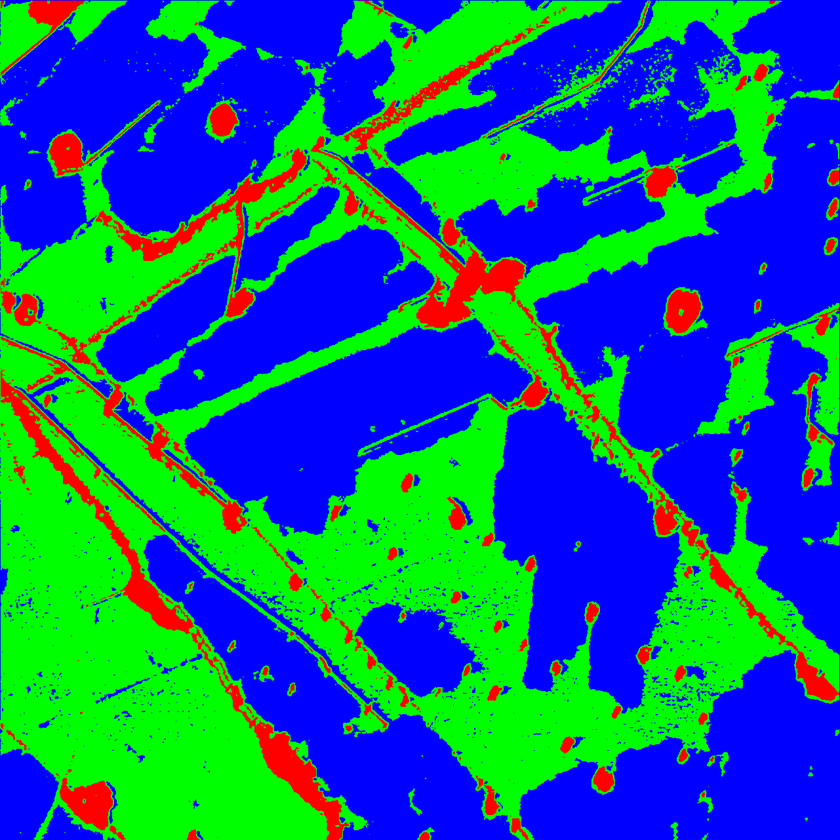
#> input picture abc1.png, 840 x 840 px, shrunk from 1281 x 1281 before the run
$ jupyter execute --allow-errors Update.ipynb
#> lines starting #> are read from the running program, lines starting #| are printed output that depends on the picture; after the words box and inside, x2 and y2 are one past the last pixel; in counts of white or black regions, pixels touching at a corner belong together
[cell 1]
import cv2
import numpy as np
import matplotlib.pyplot as plt

def process_image_pipeline(path, se_size=3):
    # read image (BGR) and convert to RGB
#> called with path = 'abc1.png', se_size = 3
    img_bgr = cv2.imread(path)
#> img_bgr is the input picture: shape (840, 840, 3); mean B, G, R 135.5, 103.6, 15.9
    if img_bgr is None:
        raise FileNotFoundError(f"Image not found: {path}")
    img = cv2.cvtColor(img_bgr, cv2.COLOR_BGR2RGB)

    # Step 1: create exact-red and exact-blue binary images
    R = img[..., 0]; G = img[..., 1]; B = img[..., 2]
    bin_red  = ((R == 255) & (G == 0)   & (B == 0)).astype(np.uint8) * 255
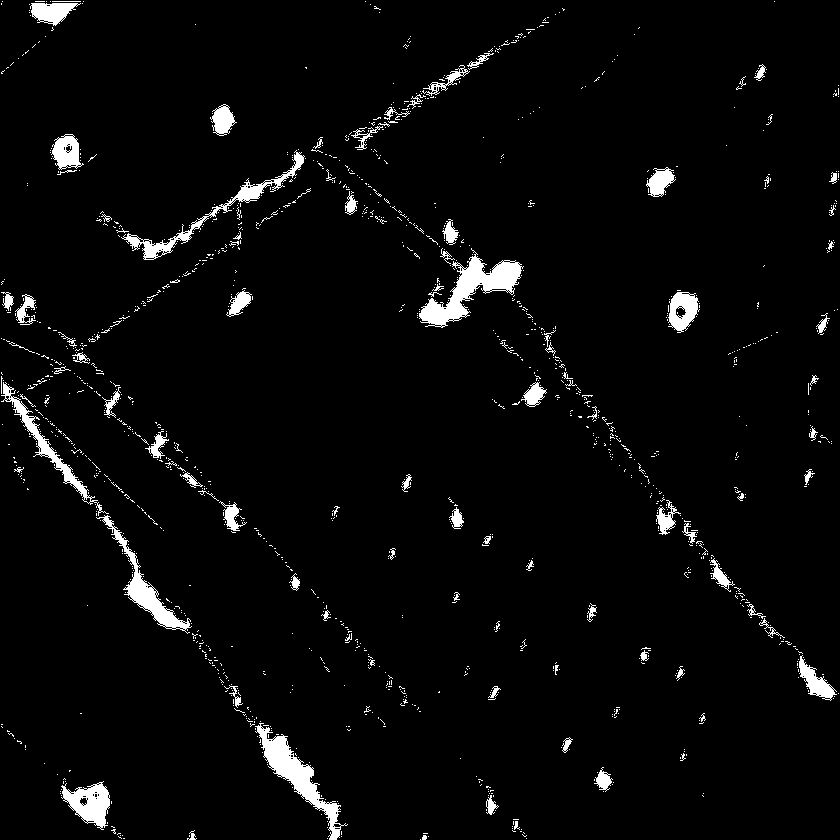
#> bin_red: shape (840, 840); 3.6% white; 1363 white regions (1270 under 20 px), largest, box (x1, y1, x2, y2) and area: (419, 248, 524, 328) 2715, (255, 723, 348, 840) 2355, (121, 150, 305, 260) 1671
    bin_blue = ((R == 0)   & (G == 0)   & (B == 255)).astype(np.uint8) * 255
#> bin_blue: shape (840, 840); 47.5% white; 1678 white regions (1632 under 20 px), largest, box (x1, y1, x2, y2) and area: (534, 0, 840, 654) 73787, (0, 0, 394, 250) 52599, (520, 653, 840, 840) 32933

    # show Step 1
    plt.figure(figsize=(10,4))
    plt.suptitle("Step 1 — Original and Exact-color Binary Images")
    plt.subplot(1,3,1); plt.imshow(img); plt.title("Original RGB"); plt.axis('off')
    plt.subplot(1,3,2); plt.imshow(bin_red, cmap='gray'); plt.title("Binary: Exact Red"); plt.axis('off')
    plt.subplot(1,3,3); plt.imshow(bin_blue, cmap='gray'); plt.title("Binary: Exact Blue"); plt.axis('off')
    plt.tight_layout(rect=[0,0,1,0.95])
    plt.show()

    # Step 2: morphological processing on both binary images using structuring element
    se = np.ones((se_size, se_size), dtype=np.uint8)
    # apply closing (dilation followed by erosion) to each binary image
    morph_red  = cv2.morphologyEx(bin_red,  cv2.MORPH_CLOSE, se)
#> morph_red: shape (840, 840); 4.7% white; 454 white regions (334 under 20 px), largest, box (x1, y1, x2, y2) and area: (0, 372, 192, 634) 3868, (417, 248, 524, 328) 3324, (255, 721, 348, 840) 2760
    morph_blue = cv2.morphologyEx(bin_blue, cv2.MORPH_CLOSE, se)
#> morph_blue: shape (840, 840); 50.5% white; 102 black regions (41 under 20 px), largest, box (x1, y1, x2, y2) and area: (0, 0, 840, 840) 321939, (697, 302, 840, 491) 9554, (0, 0, 128, 83) 4862

    # show Step 2
    plt.figure(figsize=(10,4))
    plt.suptitle("Step 2 — Morphological Processing (closing)")
    plt.subplot(2,2,1); plt.imshow(bin_red,  cmap='gray'); plt.title("Red Binary (input)"); plt.axis('off')
    plt.subplot(2,2,2); plt.imshow(morph_red, cmap='gray'); plt.title("Red Binary (morph)"); plt.axis('off')
    plt.subplot(2,2,3); plt.imshow(bin_blue,  cmap='gray'); plt.title("Blue Binary (input)"); plt.axis('off')
    plt.subplot(2,2,4); plt.imshow(morph_blue, cmap='gray'); plt.title("Blue Binary (morph)"); plt.axis('off')
    plt.tight_layout(rect=[0,0,1,0.95])
    plt.show()

    # Step 3: form one color image: R channel = morph_red, G channel = zeros, B channel = morph_blue
    H, W = morph_red.shape
#> H = 840; W = 840
    combined = np.zeros((H, W, 3), dtype=np.uint8)
    combined[..., 0] = morph_red    # R
    combined[..., 1] = 0            # G
    combined[..., 2] = morph_blue   # B

    # show Step 3
    plt.figure(figsize=(8,4))
    plt.suptitle("Step 3 — Combine Processed Binaries into Color Image")
    plt.subplot(1,2,1); plt.imshow(cv2.cvtColor(img, cv2.COLOR_RGB2GRAY), cmap='gray')
    plt.title("Original (grayscale)"); plt.axis('off')
    plt.subplot(1,2,2); plt.imshow(combined); plt.title("Combined (R=morph_red, B=morph_blue)"); plt.axis('off')
    plt.tight_layout(rect=[0,0,1,0.95])
    plt.show()

    return bin_red, bin_blue, morph_red, morph_blue, combined

# Example usage:
# bin_r, bin_b, morph_r, morph_b, combined = process_image_pipeline('input.png', se_size=3)

[cell 2]
bin_red, bin_blue, morph_red, morph_blue, combined = process_image_pipeline("abc1.png")

[cell 3]
prevT = bin_blue + bin_red
#> prevT: shape (840, 840); 51.1% white; 786 black regions (728 under 20 px), largest, box (x1, y1, x2, y2) and area: (0, 0, 840, 840) 314772, (693, 302, 840, 496) 10294, (0, 0, 128, 85) 4315

[cell 4]
bin_blue = np.array(bin_blue==0,dtype=np.uint8)

[cell 5]
import cv2
import numpy as np
import matplotlib.pyplot as plt

def rgb_to_hsi(image_path):
    # Read the image in RGB
#> called with image_path = '4d.jpg'
    img = cv2.imread(image_path)
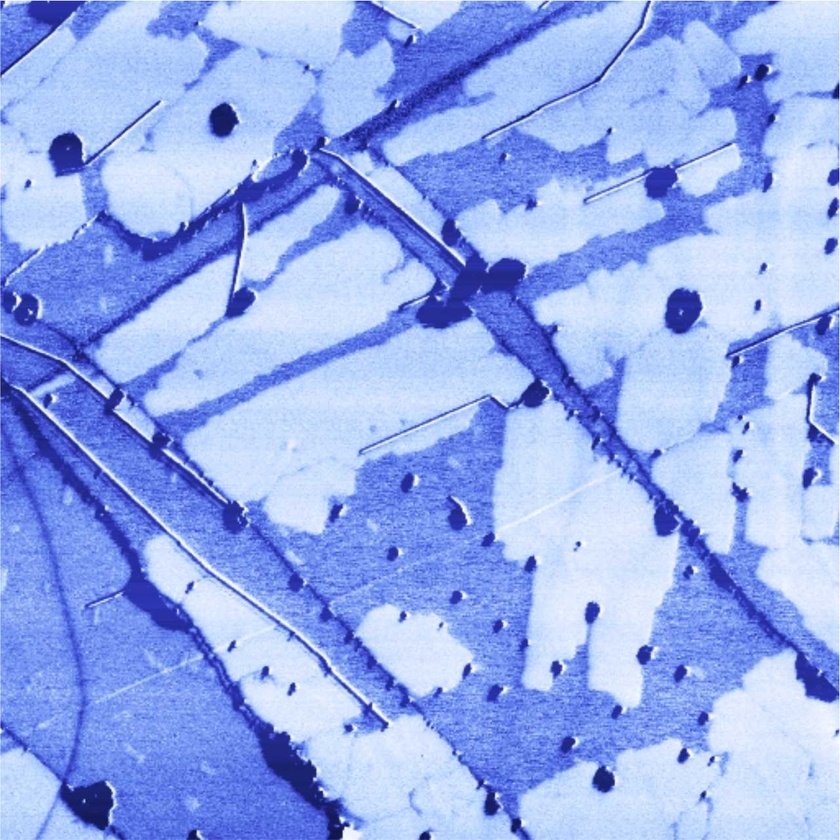
#> input picture 4d.jpg, 840 x 840 px, shrunk from 1281 x 1281 before the run
#> img is the input picture: shape (840, 840, 3); mean B, G, R 237, 171.4, 148.5
    img = cv2.cvtColor(img, cv2.COLOR_BGR2RGB)
    img = img.astype(np.float64) / 255.0  # Normalize to [0,1]

    R, G, B = img[:,:,0], img[:,:,1], img[:,:,2]

    # Intensity component
    I = (R + G + B) / 3.0

    # Saturation component
    min_rgb = np.minimum(np.minimum(R, G), B)
    S = 1 - (3 / (R + G + B + 1e-12)) * min_rgb

    # Hue component
    numerator = 0.5 * ((R - G) + (R - B))
    denominator = np.sqrt((R - G)**2 + (R - B)*(G - B)) + 1e-12
    theta = np.arccos(np.clip(numerator / denominator, -1, 1))
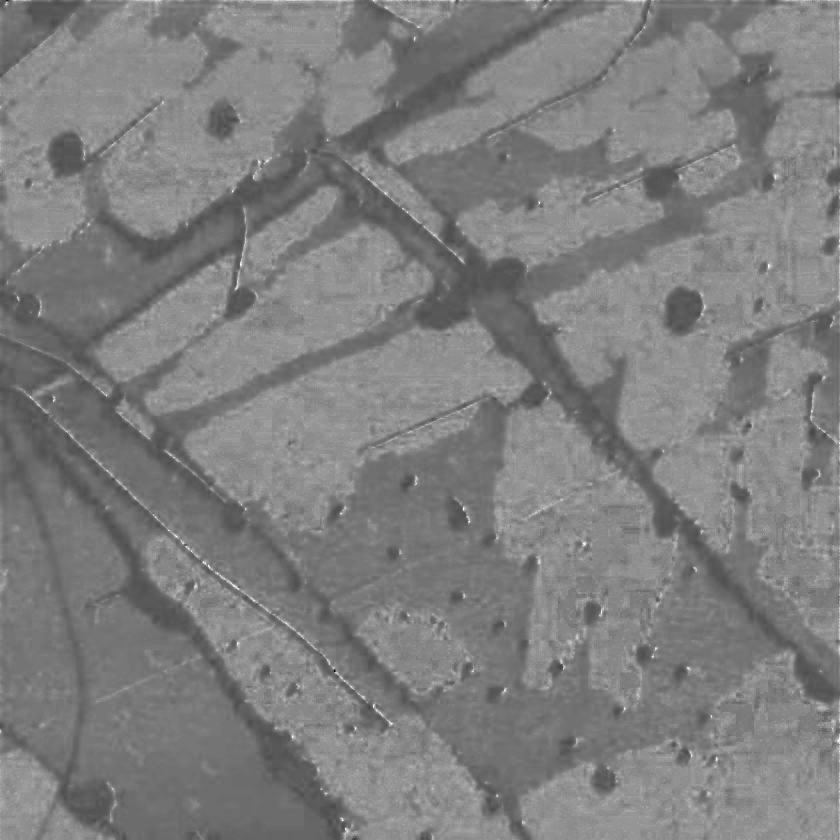
#> theta: shape (840, 840) float64; min 1.63, max 3.14, mean 2.39; drawn with min black and max white

    H = np.zeros_like(R)
    H[B <= G] = theta[B <= G]
    H[B > G] = 2 * np.pi - theta[B > G]
    H = H / (2 * np.pi)  # Normalize hue to [0,1]
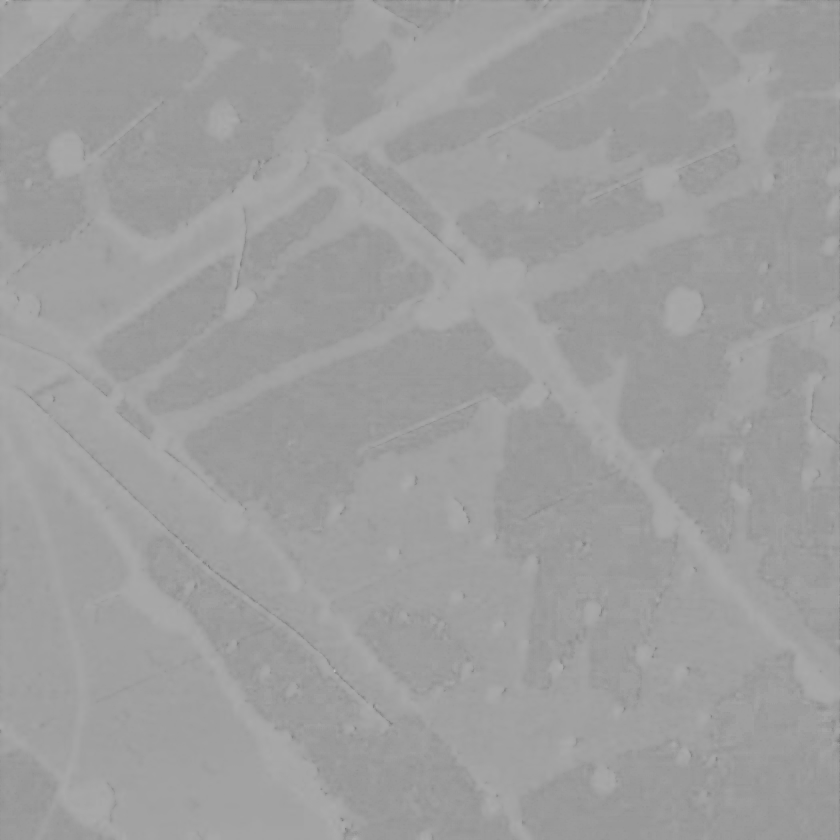
#> H: shape (840, 840) float64; min 0.47, max 0.74, mean 0.62

    # Display results
    plt.figure(figsize=(12, 4))

    plt.subplot(1, 4, 1)
    plt.imshow(img)
    plt.title('Original RGB')
    plt.axis('off')

    plt.subplot(1, 4, 2)
    plt.imshow(H, cmap='gray')
    plt.title('Hue')
    plt.axis('off')

    plt.subplot(1, 4, 3)
    plt.imshow(S, cmap='gray')
    plt.title('Saturation')
    plt.axis('off')

    plt.subplot(1, 4, 4)
    plt.imshow(I, cmap='gray')
    plt.title('Intensity')
    plt.axis('off')

    plt.tight_layout()
    plt.show()

    return H, S, I

# Example usage:
# H, S, I = rgb_to_hsi('lena.png')

[cell 6]
H,S,I = rgb_to_hsi("4d.jpg")

[cell 7]
import cv2
import matplotlib.pyplot as plt

def otsu_thresholding(image_path):
    # Read the grayscale image
    img = image_path #cv2.imread(image_path, cv2.IMREAD_GRAYSCALE)
#> img: shape (840, 840)

    # Apply Otsu's thresholding
    _, thresh = cv2.threshold(img, 0, 255, cv2.THRESH_BINARY + cv2.THRESH_OTSU)
#> thresh: shape (840, 840); 42.8% white; 136 white regions (89 under 20 px), largest, box (x1, y1, x2, y2) and area: (0, 1, 839, 840) 278295, (698, 305, 839, 490) 7489, (0, 1, 124, 75) 4249

    # Display the results
    plt.figure(figsize=(10, 4))

    plt.subplot(1, 2, 1)
    plt.imshow(img, cmap='gray')
    plt.title('Original Grayscale Image')
    plt.axis('off')

    plt.subplot(1, 2, 2)
    plt.imshow(thresh, cmap='gray')
    plt.title(f'Otsu Thresholded Image\n(Threshold = {_:.2f})')
    plt.axis('off')

    plt.tight_layout()
    plt.show()

    return thresh

# Example usage:
# thresh_img = otsu_thresholding('lena_gray.png')

[cell 8]
S1 = otsu_thresholding(np.array(S*255,dtype=np.uint8))

[cell 9]
import cv2
import numpy as np
import matplotlib.pyplot as plt

img = S1#cv2.imread('binary.png', 0)
kernel = np.ones((5,5), np.uint8)
dilated = cv2.dilate(img, kernel, iterations=3)
#> dilated: shape (840, 840); 62.1% white; 25 black regions (3 under 20 px), largest, box (x1, y1, x2, y2) and area: (542, 101, 840, 647) 55282, (0, 0, 387, 244) 42847, (526, 658, 840, 840) 29413
eroded = cv2.erode(dilated, kernel, iterations=3)
#> eroded: shape (840, 840); 47.4% white; 47 white regions (17 under 20 px), largest, box (x1, y1, x2, y2) and area: (0, 0, 840, 840) 312699, (698, 305, 840, 490) 9168, (0, 0, 124, 75) 4637
p1 = np.array(eroded,dtype=np.uint8)

plt.subplot(131), plt.imshow(img, cmap='gray'), plt.title('Original')
plt.subplot(132), plt.imshow(dilated, cmap='gray'), plt.title('Dilated')
plt.subplot(133), plt.imshow(eroded, cmap='gray'), plt.title('After Erosion')
plt.show()

[cell 10]
import cv2
import numpy as np
import matplotlib.pyplot as plt

img = bin_red#cv2.imread('binary.png', 0)
kernel = np.ones((3,3), np.uint8)
dilated = cv2.dilate(img, kernel, iterations=2)
#> dilated: shape (840, 840); 9.8% white; 138 white regions, largest, box (x1, y1, x2, y2) and area: (0, 336, 350, 840) 17196, (343, 163, 840, 703) 13339, (46, 147, 308, 377) 6977
eroded = cv2.erode(dilated, kernel, iterations=2)
#> eroded: shape (840, 840); 5.1% white; 353 white regions (244 under 20 px), largest, box (x1, y1, x2, y2) and area: (0, 372, 204, 649) 4280, (417, 248, 524, 328) 3489, (224, 684, 348, 840) 3190
p2 = np.array(eroded,dtype=np.uint8)

plt.subplot(131), plt.imshow(img, cmap='gray'), plt.title('Original')
plt.subplot(132), plt.imshow(dilated, cmap='gray'), plt.title('Dilated')
plt.subplot(133), plt.imshow(eroded, cmap='gray'), plt.title('After Erosion')
plt.show()

[cell 11]
import cv2
import numpy as np
import matplotlib.pyplot as plt

img = p1#eroded#cv2.imread('binary.png', 0)
kernel = np.ones((3,3), np.uint8)
eroded = cv2.erode(img, kernel, iterations=2)
#> eroded: shape (840, 840); 42.8% white; 43 white regions (20 under 20 px), largest, box (x1, y1, x2, y2) and area: (0, 0, 840, 840) 281483, (702, 307, 840, 486) 7505, (0, 0, 122, 72) 4192
dilated = cv2.dilate(eroded, kernel, iterations=2)
#> dilated: shape (840, 840); 47.1% white; 33 white regions, largest, box (x1, y1, x2, y2) and area: (0, 0, 840, 840) 305558, (700, 305, 840, 488) 9127, (0, 0, 124, 74) 4632

plt.subplot(131), plt.imshow(img, cmap='gray'), plt.title('Original')
plt.subplot(132), plt.imshow(eroded, cmap='gray'), plt.title('Erosion')
plt.subplot(133), plt.imshow(dilated, cmap='gray'), plt.title('After Dilated')
plt.show()

[cell 12]
plt.imshow(p1==0,cmap="gray")
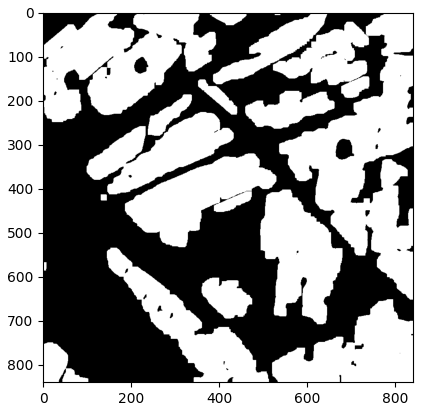
#> figure drawn by matplotlib, 1 panel

[cell 13]
abc = np.array(p1==0,dtype = np.uint8)

[cell 14]
np.shape(abc)
#> Out = (840, 840)

[cell 15]
plt.imshow(abc ,cmap="gray")

[cell 16]
gt = cv2.imread("4dGT.png", cv2.IMREAD_GRAYSCALE)
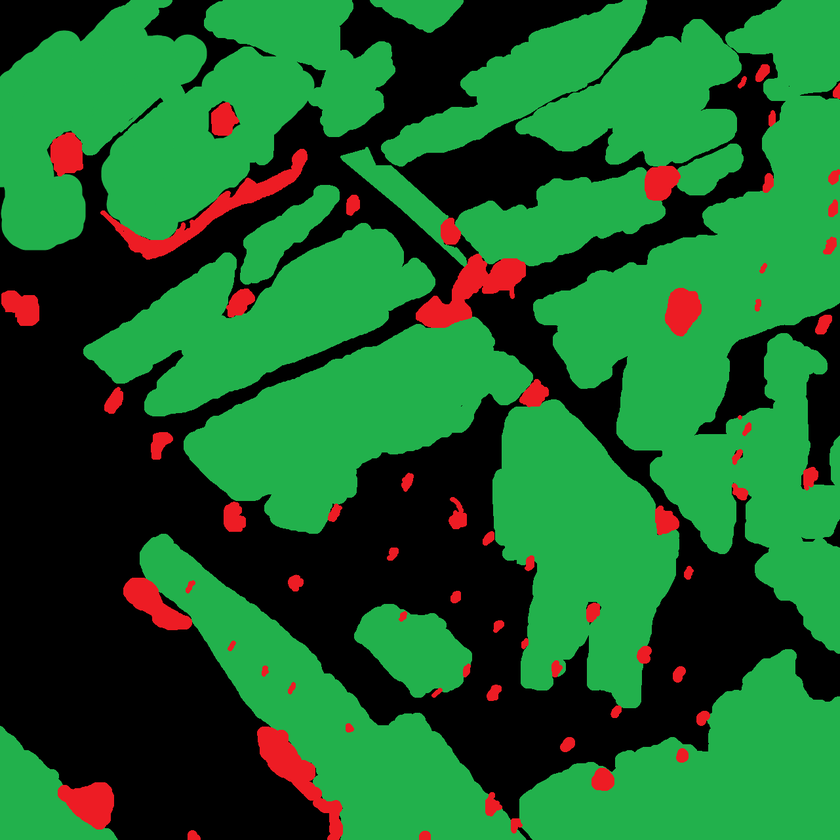
#> input picture 4dGT.png, 840 x 840 px, shrunk from 1281 x 1281 before the run
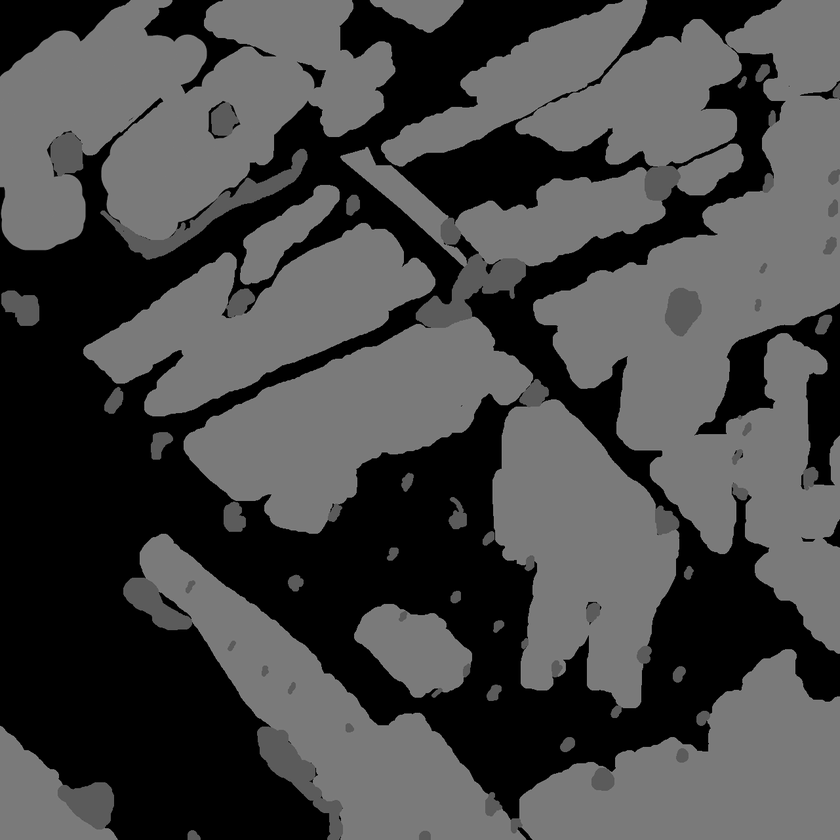
#> gt: shape (840, 840); min 0, max 140, mean 70.1
_,gt = cv2.threshold(gt, 1, 255, cv2.THRESH_BINARY)
plt.imshow(gt,cmap="gray")

[cell 17]
pf = abc + p2
_,pf = cv2.threshold(pf, 0, 255, cv2.THRESH_BINARY)
plt.imshow(pf,cmap="gray")

[cell 18]
import numpy as np

def iou_and_dice(gt, pred):
    """
    gt, pred: binary images (0/255) as numpy arrays, same shape.
    Returns (iou, dice)
    """
    # convert to boolean masks
    g = (np.asarray(gt) == 255)
    p = (np.asarray(pred) == 255)

    intersection = np.logical_and(g, p).sum()
#> intersection = 389215
    union = np.logical_or(g, p).sum()
#> union = 441264
    sum_sizes = g.sum() + p.sum()
#> sum_sizes = 830479

    # IoU (intersection over union)
    if union == 0:
        iou = 1.0  # both empty -> perfect overlap
    else:
        iou = intersection / union
#> iou = 0.882

    # Dice coefficient
    if sum_sizes == 0:
        dice = 1.0
    else:
        dice = 2.0 * intersection / sum_sizes
#> dice = 0.937

    return float(iou), float(dice)

# [6 lines of commented-out code are left out]

[cell 19]
iou_and_dice(gt,pf)
#> Out = (0.882, 0.937)

[cell 20]
cv2.imwrite("GT1.png",gt)
#> Out = True

[cell 21]
_,prevT = cv2.threshold(prevT, 0, 255, cv2.THRESH_BINARY)
plt.imshow(prevT, cmap ="gray")

[cell 22]
iou_and_dice(gt,prevT)
#> Out = (0.796, 0.887)

[cell 23]
cv2.imwrite("pf.png",pf)
#> Out = True

[cell 24]
pf = 255*abc + p2//2

#> (a cell that did not finish here is left out)

[cell 26]
iou_and_dice(gt,S1)
#> Out = (0.0706, 0.132)
